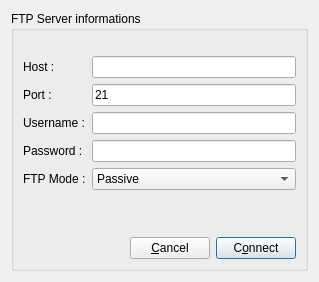
<?xml version="1.0" encoding="UTF-8"?>
<ui version="4.0">
 <class>FtpConnectDialog</class>
 <widget class="QDialog" name="FtpConnectDialog">
  <property name="geometry">
   <rect>
    <x>0</x>
    <y>0</y>
    <width>319</width>
    <height>282</height>
   </rect>
  </property>
  <property name="windowTitle">
   <string>FTP connection</string>
  </property>
  <property name="modal">
   <bool>true</bool>
  </property>
  <layout class="QHBoxLayout" name="horizontalLayout_2">
   <item>
    <widget class="QGroupBox" name="groupBox">
     <property name="sizePolicy">
      <sizepolicy hsizetype="Minimum" vsizetype="Preferred">
       <horstretch>0</horstretch>
       <verstretch>0</verstretch>
      </sizepolicy>
     </property>
     <property name="title">
      <string>FTP Server informations</string>
     </property>
     <layout class="QVBoxLayout" name="verticalLayout">
      <item>
       <layout class="QFormLayout" name="formLayout">
        <property name="fieldGrowthPolicy">
         <enum>QFormLayout::AllNonFixedFieldsGrow</enum>
        </property>
        <property name="topMargin">
         <number>16</number>
        </property>
        <item row="0" column="0">
         <widget class="QLabel" name="hostLabel">
          <property name="text">
           <string>Host :</string>
          </property>
         </widget>
        </item>
        <item row="0" column="1">
         <widget class="QLineEdit" name="lineEditHost">
          <property name="text">
           <string/>
          </property>
         </widget>
        </item>
        <item row="1" column="0">
         <widget class="QLabel" name="portLabel">
          <property name="text">
           <string>Port :</string>
          </property>
         </widget>
        </item>
        <item row="2" column="0">
         <widget class="QLabel" name="userNameLabel">
          <property name="text">
           <string>Username :</string>
          </property>
         </widget>
        </item>
        <item row="2" column="1">
         <widget class="QLineEdit" name="lineEditUserName"/>
        </item>
        <item row="3" column="0">
         <widget class="QLabel" name="passwordLabel">
          <property name="text">
           <string>Password :</string>
          </property>
         </widget>
        </item>
        <item row="3" column="1">
         <widget class="QLineEdit" name="lineEditPassword">
          <property name="echoMode">
           <enum>QLineEdit::Password</enum>
          </property>
         </widget>
        </item>
        <item row="1" column="1">
         <layout class="QHBoxLayout" name="horizontalLayout_3">
          <item>
           <widget class="QLineEdit" name="lineEditPort">
            <property name="sizePolicy">
             <sizepolicy hsizetype="Expanding" vsizetype="Fixed">
              <horstretch>0</horstretch>
              <verstretch>0</verstretch>
             </sizepolicy>
            </property>
            <property name="text">
             <string>21</string>
            </property>
           </widget>
          </item>
         </layout>
        </item>
        <item row="4" column="0">
         <widget class="QLabel" name="ftpModeLabel">
          <property name="text">
           <string>FTP Mode :</string>
          </property>
         </widget>
        </item>
        <item row="4" column="1">
         <widget class="QComboBox" name="ftpModeComboBox">
          <item>
           <property name="text">
            <string>Passive</string>
           </property>
          </item>
          <item>
           <property name="text">
            <string>Active</string>
           </property>
          </item>
         </widget>
        </item>
       </layout>
      </item>
      <item>
       <layout class="QHBoxLayout" name="horizontalLayout">
        <property name="topMargin">
         <number>16</number>
        </property>
        <item>
         <spacer name="horizontalSpacer">
          <property name="orientation">
           <enum>Qt::Horizontal</enum>
          </property>
          <property name="sizeHint" stdset="0">
           <size>
            <width>40</width>
            <height>20</height>
           </size>
          </property>
         </spacer>
        </item>
        <item>
         <widget class="QPushButton" name="pushButtonCancel">
          <property name="text">
           <string>&amp;Cancel</string>
          </property>
          <property name="autoDefault">
           <bool>false</bool>
          </property>
         </widget>
        </item>
        <item>
         <widget class="QPushButton" name="pushButtonConnect">
          <property name="text">
           <string>C&amp;onnect</string>
          </property>
          <property name="autoDefault">
           <bool>false</bool>
          </property>
          <property name="default">
           <bool>true</bool>
          </property>
         </widget>
        </item>
       </layout>
      </item>
     </layout>
    </widget>
   </item>
  </layout>
 </widget>
 <resources/>
 <connections/>
</ui>
